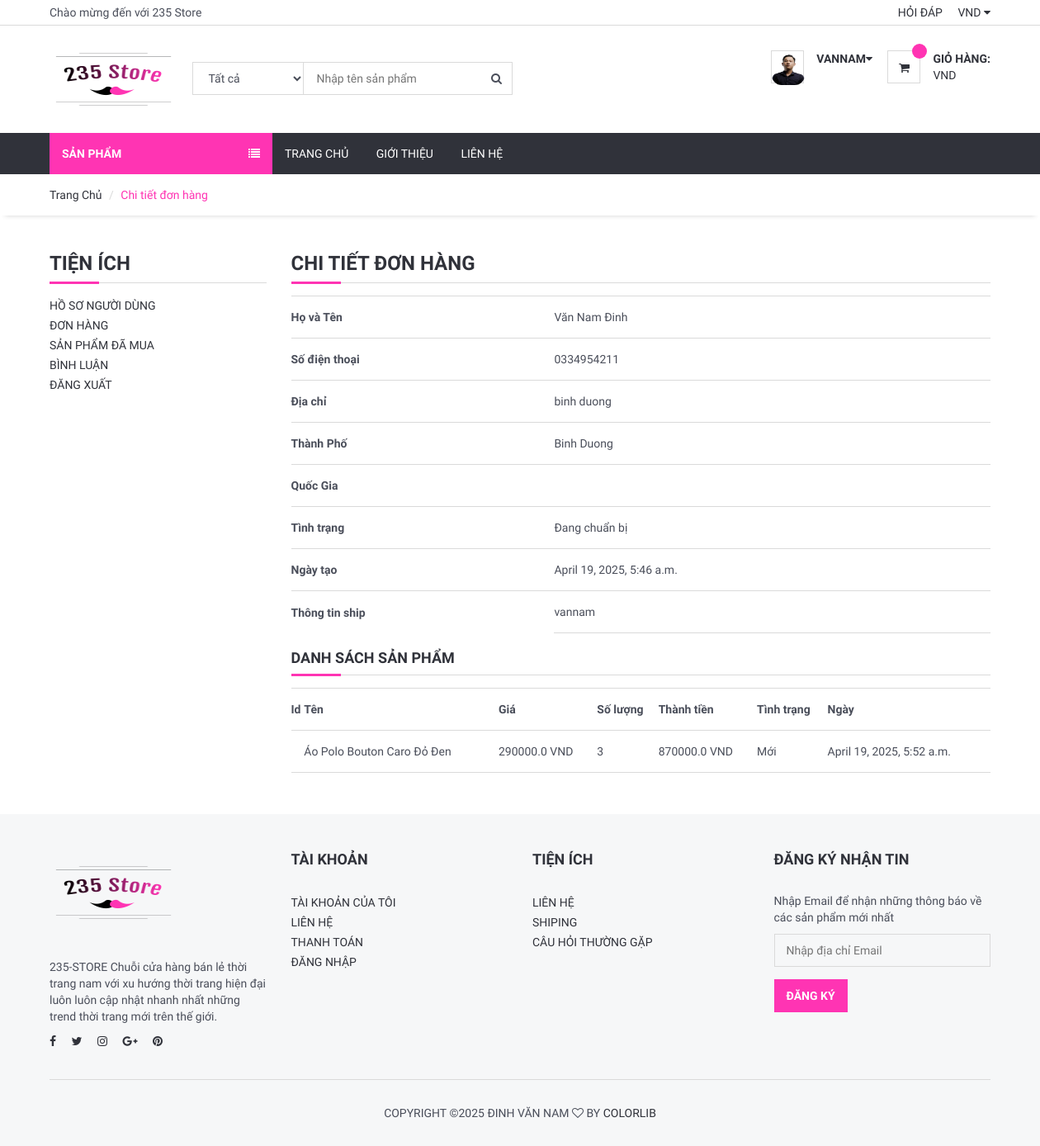
Page /user/orderdetail/1 (signed in) on the committed database.
### user/models.py (models this page shows, shortened)
class UserProfile(models.Model):
    user = models.OneToOneField(User, on_delete=models.CASCADE)
    phone = models.CharField(blank=True, max_length=20)
    address = models.CharField(blank=True, max_length=150)
    city = models.CharField(blank=True, max_length=20)
    country = models.CharField(blank=True, max_length=50)
    image = models.ImageField(blank=True, upload_to='images/users/')
    def image_tag(self):
        return mark_safe('<img src="{}" height="50"/>'.format(self.image.url))
    image_tag.short_description = 'Image'

### order/models.py (models this page shows, shortened)
class Order(models.Model):
    STATUS = (
        ('Mới', 'Mới'),
        ('Chấp nhận', 'Chấp nhận'),
        ('Đang chuẩn bị', 'Đang chuẩn bị'),
        ('Đang Ship', 'Đang Ship'),
        ('Hoàn Thành', 'Hoàn Thành'),
        ('Đã hủy', 'Đã hủy'),
    )
    user = models.ForeignKey(User, on_delete=models.SET_NULL, null=True)
    code = models.CharField(max_length=5, editable=False )
    first_name = models.CharField(max_length=10)
    last_name = models.CharField(max_length=10)
    phone = models.CharField(blank=True, max_length=20)
    address = models.CharField(blank=True, max_length=150)
    city = models.CharField(blank=True, max_length=20)
    country = models.CharField(blank=True, max_length=20)
    total = models.FloatField()
    status=models.CharField(max_length=15,choices=STATUS,default='New')
    ip = models.CharField(blank=True, max_length=20)
    adminnote = models.CharField(blank=True, max_length=100)
    create_at=models.DateTimeField(auto_now_add=True)
    update_at=models.DateTimeField(auto_now=True)

class OrderProduct(models.Model):
    STATUS = (
        ('Mới', 'Mới'),
        ('Chấp Nhận', 'Chấp Nhận'),
        ('Đã hủy', 'Đã hủy'),
    )
    order = models.ForeignKey(Order, on_delete=models.CASCADE)
    user = models.ForeignKey(User, on_delete=models.CASCADE)
    product = models.ForeignKey(Product, on_delete=models.CASCADE)
    variant = models.ForeignKey(Variants, on_delete=models.SET_NULL,blank=True, null=True) # relation with varinat
    quantity = models.IntegerField()
    price = models.FloatField()
    amount = models.FloatField()
    status = models.CharField(max_length=10, choices=STATUS, default='New')
    create_at = models.DateTimeField(auto_now_add=True)
    update_at = models.DateTimeField(auto_now=True)

### product/models.py (models this page shows, shortened)
class Product(models.Model):
    STATUS = (
        ('True', 'True'),
        ('False', 'False'),
    )
    VARIANTS = (
        ('None', 'None'),
        ('Size', 'Size'),
        ('Color', 'Color'),
        ('Size-Color', 'Size-Color'),
    )
    category = models.ForeignKey(Category, on_delete=models.CASCADE) #many to one relation with Category
    title = models.CharField(max_length=150)
    keywords = models.CharField(max_length=255)
    description = models.TextField(max_length=255)
    image=models.ImageField(upload_to='images/',null=False)
    price = models.DecimalField(max_digits=12, decimal_places=3,default=0)
    amount=models.IntegerField(default=0)
    minamount=models.IntegerField(default=3)
    variant=models.CharField(max_length=10,choices=VARIANTS, default='None')
    detail=RichTextUploadingField()
    slug = models.SlugField(null=False, unique=True)
    status=models.CharField(max_length=10,choices=STATUS)
    create_at=models.DateTimeField(auto_now_add=True)
    update_at=models.DateTimeField(auto_now=True)
    def image_tag(self):
            return mark_safe('<img src="{}" height="50"/>'.format(self.image.url))
    image_tag.short_description='Image'

### user/views.py (the view)
# urls.py: path('orderdetail/<int:id>', views.user_orderdetail, name='user_orderdetail'),
@login_required(login_url='/login') # Check login
def user_orderdetail(request,id):
    category = Category.objects.all()
    current_user = request.user
    order = Order.objects.get(user_id=current_user.id, id=id)
    orderitems = OrderProduct.objects.filter(order_id=id)
    context = {
        'category': category,
        'order': order,
        'orderitems': orderitems,
    }
    return render(request, 'user_order_detail.html', context)

### user/templates/user_order_detail.html (shortened to what this page needs)
{% extends 'homebase.html' %}
{% block sidebar %} {% include 'sidebar.html' %} {% endblock %}
{% block body %}
    <div id="breadcrumb">
        <div class="container">
            <ul class="breadcrumb">
                <li><a href="/">Trang Chủ</a></li>
                <li class="active">Chi tiết đơn hàng</li>
            </ul>
        </div>
    </div>
    <div class="section">
        <div class="container">
            <div class="row">
                <div class="col-md-3">
                    {% include "user_panel.html" %}
                </div>
                <div class="col-md-9">
                    <div class="order-summary clearfix">
                        <div class="section-title">
                            <h3 class="title">Chi tiết đơn hàng</h3>
                        </div>
                        <table class="shopping-cart-table table">
                            <tr>
                                <th class="text-left">Họ và Tên</th>
                                <td class="text-left">{{ order.first_name}} {{ order.last_name }} </td>
                            </tr>
                            <tr>
                                <th class="text-left">Số điện thoại</th>
                                <td class="text-left">{{ order.phone}}</td>
                            </tr>
                            <tr>
                                <th class="text-left">Địa chỉ</th>
                                <td class="text-left">{{ order.address}}</td>
                            </tr>
                            <tr>
                                <th class="text-left">Thành Phố</th>
                                <td class="text-left">{{ order.city}}</td>
                            </tr>
                            <tr>
                                <th class="text-left">Quốc Gia</th>
                                <td class="text-left">{{ order.country}}</td>
                            </tr>
                            <tr>
                                <th class="text-left">Tình trạng</th>
                                <td class="text-left">{{ order.status}}</td>
                            </tr>
                            <tr>
                                <th class="text-left">Ngày tạo</th>
                                <td class="text-left">{{ order.create_at}}</td>
                            </tr>
                            <th class="text-left">Thông tin ship</th>
                            <td class="text-left">{{ order.adminnote}}</td>
                        </table>
                        <div class="section-title">
                            <h4 class="title">Danh sách sản phẩm</h4>
                        </div>
                        <table class="shopping-cart-table table">
                            <tr>
                                <th class="text-left">Id </th>
                                <th class="text-left">Tên </th>
                                <th class="text-left">Giá </th>
                                <th class="text-left">Số lượng </th>
                                <th class="text-left">Thành tiền </th>
                                <th class="text-left">Tình trạng </th>
                                <th class="text-left">Ngày </th>
                            </tr>
                            {% for rs in orderitems %}
                                <tr>
                                    <td class="text-left">
                                    </td>
                                    <td class="text-left">{{ rs.product.title}} </td>
                                    <td class="text-left">{{ rs.price}} VND</td>
                                    <td class="text-left">{{ rs.quantity}} </td>
                                    <td class="text-left">{{ rs.amount}} VND</td>
                                    <td class="text-left">{{ rs.status}} </td>
                                    <td class="text-left">{{ rs.create_at}} </td>
                                </tr>
                            {% endfor %}
                        </table>
                    </div>
                </div>
            </div>
        </div>
    </div>
{% endblock %}

### home/templates/header.html (shortened to what this page needs)
{% load static %}
	<header>
		<div id="top-header">
			<div class="container">
				<div class="pull-left">
					<span>Chào mừng đến với 235 Store</span>
				</div>
				<div class="pull-right">
					<ul class="header-top-links">
						<li><a href="/faq">Hỏi đáp</a></li>
						<li class="dropdown default-dropdown">
							<a class="dropdown-toggle" data-toggle="dropdown" aria-expanded="true">VND <i class="fa fa-caret-down"></i></a>
						</li>
					</ul>
				</div>
			</div>
		</div>
		<div id="header">
			<div class="container">
				<div class="pull-left">
					<div class="header-logo">
						<a class="logo" href="#">
							<img src="{% static '' %}img/235lg.png" alt="">
						</a>
					</div>
					<div class="header-search">
						<form action="/search/" method="post">
							<input id="query" name="query" class="input search-input" type="text" placeholder="Nhập tên sản phẩm">
							<select name="catid" class="input search-categories">
								<option value="0">Tất cả </option>
								{% load mptt_tags %}
							</select>
							<button class="search-btn"><i class="fa fa-search"></i></button>
						</form>
					</div>
				</div>
				<div class="pull-right">
					<ul class="header-btns">
						<li class="header-account dropdown default-dropdown">
							{% if user.id is not None %}
							<div class="dropdown-toggle" role="button" data-toggle="dropdown" aria-expanded="true">
								<div class="header-btns-icon">
									<img src="{{ request.user.userprofile.image.url }}" style="height: 40px; border-radius: 30%;width:40px">
								</div>
								<strong class="text-uppercase">{{ user.username }}<i class="fa fa-caret-down"></i></strong>
							</div>
							{% else %}
							<a href="/login" class="text-uppercase">Đăng nhập</a> / <a href="/signup" class="text-uppercase">Đăng ký</a>
							{% endif %}
						</li>
						<li class="header-cart dropdown default-dropdown">
							<a href="/shopcart/" >
								<div class="header-btns-icon">
									<i class="fa fa-shopping-cart"></i>
									<span class="qty">
										</span>
								</div>
								<strong class="text-uppercase">Giỏ hàng:</strong>
								<br>
								<span>VND</span>
							</a>
						</li>
					</ul>
				</div>
			</div>
		</div>
	</header>

### home/static/css/style.css (style rules this page uses)
body { font-family: 'Hind', sans-serif; color: #4A4E5A; overflow-x: hidden; }
h1, h2, h3, h4, h5, h6 { color: #30323A; margin: 0 0 10px; font-weight: 700; }
a { color: #30323A; -webkit-transition: 0.3s color; transition: 0.3s color; }
strong { color: #30323A; }
ul, ol { margin: 0; padding: 0; list-style: none }
.input { width: 100%; height: 40px; padding: 0px 15px; border: none; background-color: transparent; -webkit-box-shadow: 0px 0px 0px 1px #DADADA inset, 0px 0px 0px 5px transparent; box-shadow: 0px 0px 0px 1px #DADADA inset, 0px 0px 0px 5px transparent; -webkit-transition: 0.3s all; transition: 0.3s all; }
.section { padding-top: 30px; padding-bottom: 30px; }
.section-title { position: relative; margin-bottom: 15px; margin-top: 15px; border-bottom: 1px solid #DADADA; }
.section-title .title { display: inline-block; text-transform: uppercase; }
.section-title:after { content: ""; position: absolute; left: 0; bottom: -1.5px; height: 3px; width: 60px; background-color: #FF34B3; }
#breadcrumb { -webkit-box-shadow: 0px 6px 6px -6px rgba(0, 0, 0, 0.175); box-shadow: 0px 6px 6px -6px rgba(0, 0, 0, 0.175); }
.breadcrumb { background-color: transparent; border: none; border-radius: 0px; padding: 15px 0px; margin: 0; }
.breadcrumb>.active { color: #FF34B3; }
.breadcrumb>li+li:before { color: #DADADA; }
#header { padding-top: 15px; padding-bottom: 15px; }
#top-header { padding-top: 5px; padding-bottom: 5px; border-bottom: 1px solid #DADADA; }
.header-top-links>li { display: inline-block; }
.header-top-links>li+li { margin-left: 15px; }
.header-top-links>li>a { cursor: pointer; text-transform: uppercase; }
.header-logo { display: inline-block; margin-right: 15px; }
.header-logo .logo>img { width: 155px; height: 100px; }
.header-search { display: inline-block; padding: 15px 0px; max-width: 400px; }
.header-search>form { position: relative; }
.header-search>form .search-input { padding-left: 150px; padding-right: 45px; }
.header-search>form .search-categories { position: absolute; left: 0px; top: 0px; width: 135px; }
.header-search>form .search-btn { position: absolute; top: 0px; right: 0px; width: 40px; height: 40px; background-color: transparent; border: none; }
.header-btns>li { display: inline-block; vertical-align: top; padding: 15px 0px; }
.header-btns>li+li { margin-left: 15px; }
.header-btns>li .header-btns-icon { position: relative; float: left; margin-right: 15px; width: 40px; height: 40px; line-height: 40px; text-align: center; color: #30323A; background-color: #FFF; border: 1px solid #DADADA; }
.header-btns .dropdown-toggle { display: block; cursor: pointer; }
.header-cart .header-btns-icon .qty { position: absolute; right: -9px; top: -9px; width: 18px; height: 18px; line-height: 18px; text-align: center; font-size: 10px; background: #FF34B3; color: #FFF; border-radius: 50%; }
.shopping-cart-table>tbody>tr>td, .shopping-cart-table>tbody>tr>th, .shopping-cart-table>tfoot>tr>td, .shopping-cart-table>tfoot>tr>th, .shopping-cart-table>thead>tr>td, .shopping-cart-table>thead>tr>th { padding: 15px 0px; vertical-align: middle; border-top: 1px solid #DADADA; }
.shopping-cart-table>tbody>tr:last-child>td { border-bottom: 1px solid #DADADA; }

### rows in the picture
Order: first_name "Văn Nam", last_name "Đinh", phone "0334954211", address "binh duong", city "Binh Duong", status "Đang chuẩn bị", create_at "April 19, 2025, 5:46 a.m.", adminnote "vannam"
OrderProduct: product "Áo Polo Bouton Caro Đỏ Đen", price "290000.0", quantity "3", amount "870000.0", status "Mới", create_at "April 19, 2025, 5:52 a.m."

### other values in the picture
{{ user.username }} "VANNAM"
